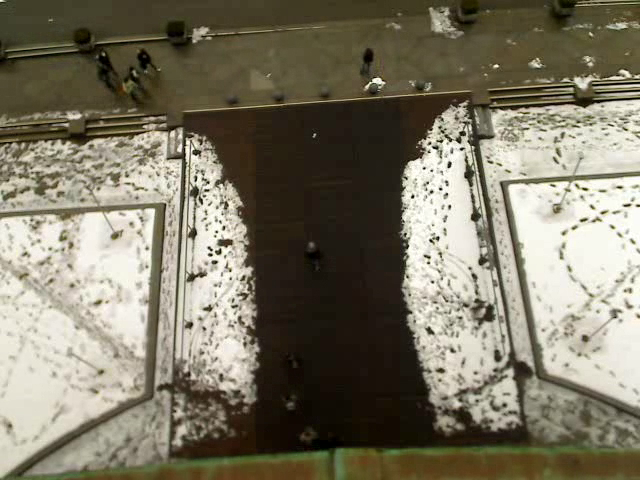
#> input picture frame 60 of videos/video10.mp4, 640 x 480 px, given in place of video1.mp4, which was not available
$ python main.py
#> lines starting #> are read from the running program, lines starting #| are printed output that depends on the picture; after the words box and inside, x2 and y2 are one past the last pixel; in counts of white or black regions, pixels touching at a corner belong together; pictures that were not available may be replaced by others from this repository, and a replacement may not be noted
### utility.py
import cv2
import numpy as np


class Utility:

    video_speed = 1
    absolute_first_frame_index = 60
    square_rect = (250, 200, 410, 450)
    directory = "videos/"

    @staticmethod
    def readImage(frame):
        try:
            return cv2.cvtColor(frame, cv2.COLOR_BGR2GRAY)
        except:
            return -1

    @staticmethod
    def getVerticalKernel():
        return np.ones((6, 4), np.uint8)

    @staticmethod
    def contoursMeetsParameters(w, h):
        if (w > 3 and w < 90) and (h > 7 and h < 90):
            return True
        return False

    @staticmethod
    def adaptiveTreshold(frame):
        return cv2.adaptiveThreshold(Utility.readImage(frame), 255, cv2.ADAPTIVE_THRESH_GAUSSIAN_C, cv2.THRESH_BINARY_INV, 15, 15)

    @staticmethod
    def getContourAtPosition(contours, position):
        xx, yy = position
        for c in contours:
            x, y, w, h = c
            if xx == x and yy == y:
                return c

        return None

    @staticmethod
    def checkIfContourIsFree(contour, potential, acquired):
        joined = potential + acquired
        x, y, w, h = contour
        for frame in joined:
            xx, yy = frame.position
            if xx == x and yy == y:
                return False

        return True

    # [9 lines left out: function checkRectCollision, not called in this run]

    @staticmethod
    def checkIfPotentialIsAcquired(pot, acquired):
        for acq in acquired:
            if acq.position[0] == pot.position[0] and acq.position[1] == pot.position[1]:
                return True
        return False

    # [9 lines left out: function getPredictedPeople, not called in this run]

### tracking_frame.py
import math


class TrackingFrame:

    maxDistance = 25

    def __init__(self, position=(0, 0), width=5, height=10):
        self.position = position
        self.lastPosition = position
        self.velocity = (0, 0)  # (x, y) velocity vector2d
        self.previousVelocities = []
        self.width = width
        self.height = height
        self.counted = False
        self.countId = 0
        self.potentialTick = 16
        self.potentialNotTick = 4
        self.lostTrackTick = 16

    def decrementPotential(self):
        if self.potentialTick > 0:
            self.potentialTick -= 1

    def decrementPotentialNot(self):
        if self.potentialNotTick > 0:
            self.potentialNotTick -= 1

    def decrementLostTrackTick(self):
        if self.lostTrackTick > 0:
            self.lostTrackTick -= 1

    def incrementLostTrackTick(self):
        if self.lostTrackTick < 16:
            self.lostTrackTick += 1

    def setPosition(self, position):
        self.lastPosition = self.position
        self.position = position
        self.velocity = (self.position[0] - self.lastPosition[0], self.position[1] - self.lastPosition[1])
        self.previousVelocities.append(self.velocity)
        if len(self.previousVelocities) > 20:
            self.previousVelocities.pop(0)

    # [10 lines left out: function getAvgVelocity, not called in this run]

    def updateStats(self, position, width, height):
        self.setPosition(position)
        self.width += (width - self.width) / 5
        self.height += (height - self.height) / 5

    def determineClosestPosition(self, positions, acquired=None):
        position = None
        closest_distance = 999999

        if acquired is None:
            for pos in positions:
                distance = math.sqrt(math.pow(self.position[0] - pos[0], 2) + math.pow(self.position[1] - pos[1], 2))
                if distance > TrackingFrame.maxDistance:
                    continue
                if distance < closest_distance:
                    closest_distance = distance
                    position = pos

        else:
            for pos in positions:
                distance = math.sqrt(math.pow(self.position[0] - pos[0], 2) + math.pow(self.position[1] - pos[1], 2))
                if distance > TrackingFrame.maxDistance:
                    continue
                if distance < closest_distance:
                    if self.checkIfAcquired(pos, acquired):
                        continue

                    closest_distance = distance
                    position = pos

        return position

    # [14 lines left out: functions checkIfAcquired, updatePosition, not called in this run]

### main.py
import cv2
from utility import Utility
from tracking_frame import TrackingFrame
import math


def getAbsoluteFirstFrame():
    cap = cv2.VideoCapture(Utility.directory + 'video1.mp4')
    cap.set(1, Utility.absolute_first_frame_index)
    ret, img = cap.read()
    cap.release()
    return ret, img

def getFilesWithResults():
    lines = None
    with open(Utility.directory + 'res.txt') as f:
        lines = f.readlines()

    results = {}
    for i, line in enumerate(lines):
        if i == 0: continue
        token = line.split(',')
        results[token[0]] = int(token[1].rstrip())

    return results

def main():
    sqx, sqy, sqw, sqh = Utility.square_rect
    ret, absoluteFirstFrame = getAbsoluteFirstFrame()
#> in getAbsoluteFirstFrame, img is the input picture: shape (480, 640, 3); mean B, G, R 100.8, 119, 124.7
#> ret = True
    realResults = getFilesWithResults()
#> (reads videos/res.txt from the repository)
    predictedResults = {}
    for key, value in realResults.items():
        cap = cv2.VideoCapture(Utility.directory + key)

        ret, firstFrame = cap.read()
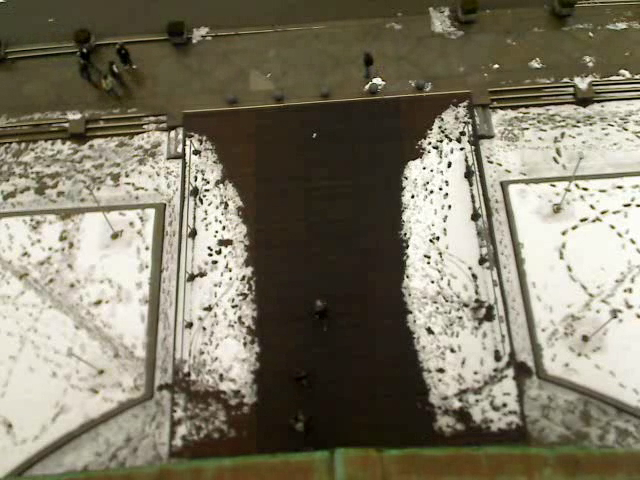
#> input picture frame 48 of videos/video10.mp4, 640 x 480 px, given in place of video1.mp4, which was not available
#> firstFrame is the input picture: shape (480, 640, 3); mean B, G, R 102.2, 120.6, 126.1
        ret, secondFrame = cap.read()

        acquired = []
        potential = []

        visited = []
        predictedPeople = 0
        while cap.isOpened():
            frame = None
            try:
                af_sc_abs_frame = cv2.absdiff(absoluteFirstFrame, secondFrame)
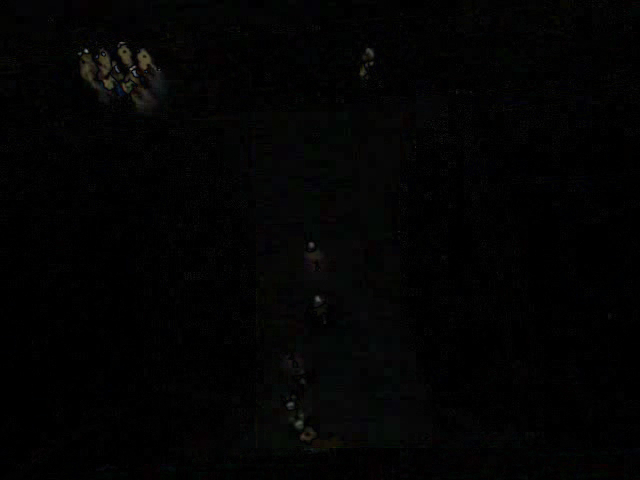
#> af_sc_abs_frame: shape (480, 640, 3); mean B, G, R 3, 3.1, 3
                fr_sc_abs_frame = cv2.absdiff(firstFrame, secondFrame)
                frame = cv2.addWeighted(af_sc_abs_frame, 0.3, fr_sc_abs_frame, 2.9, -5)
            except:
                break

            thresh = Utility.adaptiveTreshold(frame)
#> in adaptiveTreshold, `return cv2.adaptiveThreshold(Utility.readImage(frame), 255, cv2.ADAPTI..`:
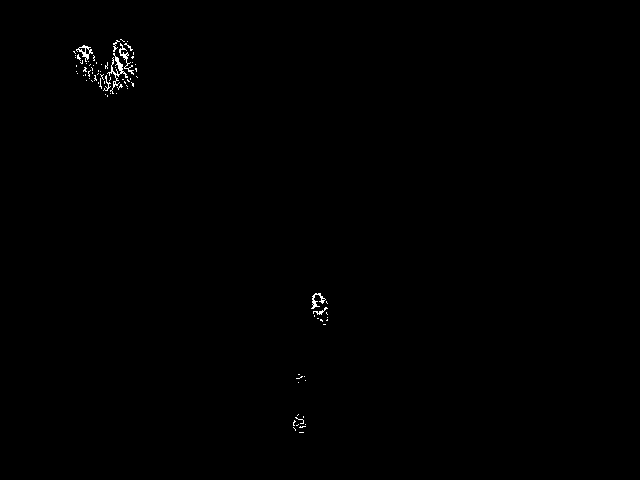
#> returned value: shape (480, 640); 0.28% white in thin lines or dots, all inside (x1, y1, x2, y2) = (73, 39, 328, 433)
            thresh = cv2.dilate(thresh, Utility.getVerticalKernel(), iterations=3)
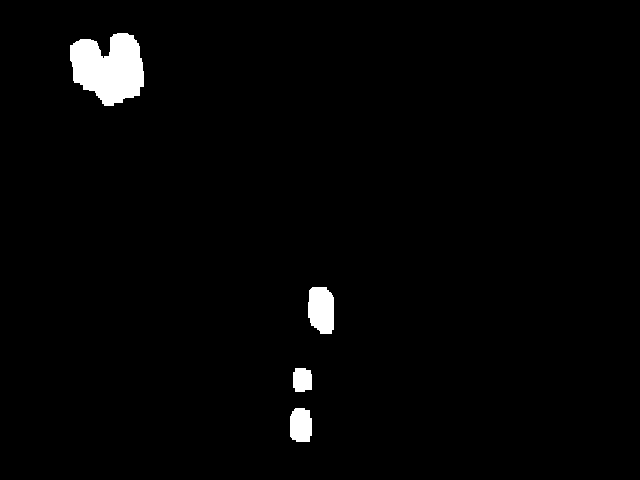
#> thresh: shape (480, 640); 2% white; 4 white regions

            contours, hierarchy = cv2.findContours(thresh, cv2.RETR_LIST, cv2.CHAIN_APPROX_SIMPLE)
#> contours = 4 contours; box (x1, y1, x2, y2) and area: (70, 33, 144, 106) 3742, (308, 287, 334, 334) 993, (290, 408, 312, 442) 618, (293, 368, 312, 392) 370
            filtered_contours = []
            filtered_positions = []

            for c in contours:
                x, y, w, h = cv2.boundingRect(c)

                if not Utility.contoursMeetsParameters(w, h):
                    continue

                #cv2.rectangle(firstFrame, (x, y), (x + w, y + h), (0, 255, 0), 1)
                filtered_contours.append((x, y, w, h))
                filtered_positions.append((x, y))
#> this loop made 4 passes
#> (x, y, w, h) on passes 1 to 4: (290, 408, 22, 34), (293, 368, 19, 24), (308, 287, 26, 47), (70, 33, 74, 73)
#> after the loop, filtered_contours = [(290, 408, 22, 34), (293, 368, 19, 24), (308, 287, 26, 47), (70, 33, 74, 73)]; filtered_positions = [(290, 408), (293, 368), (308, 287), (70, 33)]

            for acq in acquired[:]:
                position = acq.determineClosestPosition(filtered_positions, acquired)
                if position is not None:
                    x, y, w, h = Utility.getContourAtPosition(filtered_contours, position)
                    acq.updateStats(position, w, h)
                    acq.incrementLostTrackTick()

                    if not acq.counted and Utility.checkRectCollision(
                            (acq.position[0], acq.position[1], acq.width, acq.height), (sqx, sqy, sqx + sqw, sqy + sqh))\
                            and acq.lostTrackTick > 14:
                        acq.counted = True
                        visited.append(acq)
                        predictedPeople += Utility.getPredictedPeople(acq.width, acq.height)

                else:
                    acq.updatePosition()
                    acq.decrementLostTrackTick()
                    if acq.lostTrackTick == 0:
                        acquired.remove(acq)

                cv2.rectangle(firstFrame, (int(acq.position[0]), int(acq.position[1])),
                              (int(acq.position[0]) + int(acq.width), int(acq.position[1]) + int(acq.height)),
                              (0, 0, 255), 1)
#> after the loop, acquired = []; predictedPeople = 0; visited = []

            for pot in potential[:]:
                position = pot.determineClosestPosition(filtered_positions)
                if position is not None:
                    x, y, w, h = Utility.getContourAtPosition(filtered_contours, position)
                    pot.updateStats(position, w, h)
                    pot.decrementPotential()
                    if Utility.checkIfPotentialIsAcquired(pot, acquired):
                        potential.remove(pot)
                        continue

                    if pot.potentialTick == 0:
                        acquired.append(pot)
                        potential.remove(pot)
                else:
                    pot.updatePosition()
                    pot.decrementPotentialNot()
                    if pot.potentialNotTick == 0:
                        potential.remove(pot)
#> after the loop, potential = []

                # cv2.rectangle(firstFrame, (int(pot.position[0]), int(pot.position[1])), (int(pot.position[0]) + int(pot.width), int(pot.position[1]) + int(pot.height)), (255, 255, 0), 1)

            for fc in filtered_contours:
                x, y, w, h = fc
                if Utility.checkIfContourIsFree(fc, potential, acquired):
                    potential.append(TrackingFrame((x, y), w, h))
#> this loop made 4 passes
#> after the loop, potential = 4 items

            cv2.putText(firstFrame, "Acquired: " + str(len(acquired)), (10, 20), cv2.FONT_HERSHEY_SIMPLEX, 0.5,
                        (255, 255, 255), 1)
            cv2.putText(firstFrame, "Potential: " + str(len(potential)), (10, 40), cv2.FONT_HERSHEY_SIMPLEX, 0.5,
                        (255, 255, 255), 1)
            cv2.putText(firstFrame, "Filtered Cs: " + str(len(filtered_contours)), (10, 60), cv2.FONT_HERSHEY_SIMPLEX, 0.5,
                        (255, 255, 255), 1)
            cv2.putText(firstFrame, "Contours: " + str(len(contours)), (10, 80), cv2.FONT_HERSHEY_SIMPLEX, 0.5,
                        (255, 255, 255), 1)
            cv2.putText(firstFrame, "Counted: " + str(predictedPeople), (10, 100), cv2.FONT_HERSHEY_SIMPLEX, 0.5,
                        (255, 200, 0), 1)
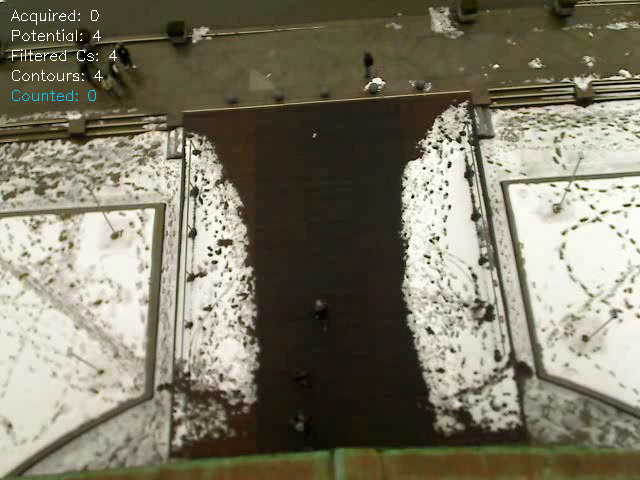
#> firstFrame: shape (480, 640, 3); mean B, G, R 102.9, 121.1, 126.5
            # cv2.rectangle(firstFrame, (sqx, sqy), (sqw, sqh), (255, 255, 0), 2)
            # cv2.rectangle(firstFrame, (0, 0), (30, 40), (255, 255, 255), 1)
            cv2.imshow('frame', firstFrame)
            # cv2.imshow('thresh', thresh)

            firstFrame = secondFrame
            ret, secondFrame = cap.read()

            if cv2.waitKey(Utility.video_speed) & 0xFF == ord('q'):
#> (key q is pressed here)
                break

        cap.release()
        predictedResults[key] = predictedPeople
        print(key + ": " + str(predictedPeople))
#| video1.mp4: 0

    cv2.destroyAllWindows()

    sum = 0
    for key, value in predictedResults.items():
        sum += abs(predictedResults[key] - realResults[key])
#> this loop made 10 passes
#> (key, sum) on passes 1 to 10: ('video1.mp4', 4), ('video2.mp4', 28), ('video3.mp4', 45), ('video4.mp4', 68), ('video5.mp4', 85), ('video6.mp4', 112), ('video7.mp4', 141), ('video8.mp4', 163), ('video9.mp4', 173), ('video10.mp4', 196)
#> after the loop, sum = 196

    print("MAE: " + str(sum / float(len(predictedResults))))
#| MAE: 19.6

    print("Finished")


if __name__ == '__main__':
    main()
